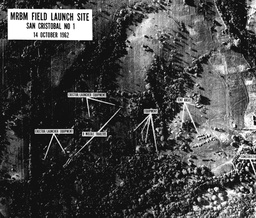
#> input picture u2cuba.jpg, 256 x 218 px, shrunk from 1250 x 1063 before the run; the run also reads 2 pictures not shown here
$ python int.py   (Python 2 division)
#> lines starting #> are read from the running program, lines starting #| are printed output that depends on the picture

# coding: utf-8

# In[23]:

import cv2
import numpy as np
import matplotlib.pyplot as ploty

im1 =  cv2.imread("u2cuba.jpg",0)
#> im1 is the input picture: shape (218, 256); min 0, max 255, mean 71.4
im2 =  cv2.imread("trailer.png",0)

paddedimage = np.zeros((im1.shape[0]+im2.shape[0]+1,im1.shape[1]+im2.shape[1]+1))


# In[2]:

def cross_correlation(img,template,res):
    for i in range(0,img.shape[0]-template.shape[0]+1):
        for j in range(0,img.shape[1]-template.shape[1]+1):
            im = np.array(img[i:i+template.shape[0],j:j+template.shape[1]],copy=True)
            if im.std() == 0:
                continue
            im = (im - im.mean())/im.std()
            final = np.sum(np.multiply(im,template))
            res[i][j] = final
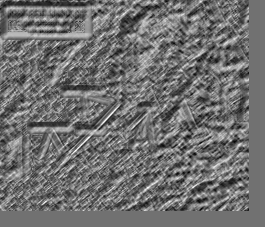
#> res: shape (227, 265) float64; min -1714, max 2126.9, mean -14.8; drawn with min black and max white


# In[24]:

cross_correlation(im1,im2,paddedimage)
# print paddedimage


# In[25]:

paddedimage = np.array(paddedimage)
index1,index2 = np.where(paddedimage == np.max(paddedimage))
#> index1 = [137]; index2 = [88]
print(index1,index2)
#| [137] [88]
for x,y in zip(index1,index2):
    print x,y


# In[20]:


# In[26]:

im22 =  cv2.imread("trailerSlightlyBigger.png",0)
paddedimage1 = np.zeros((im1.shape[0]+im22.shape[0]+1,im1.shape[1]+im22.shape[1]+1))

cross_correlation(im1,im22,paddedimage1)
paddedimage1 = np.array(paddedimage)
index11,index22 = np.where(paddedimage1 == np.max(paddedimage1))
#> index11 = [137]; index22 = [88]
print(index11,index22)
#| [137] [88]
for x,y in zip(index11,index22):
    print x,y


# In[24]:

def convolution(imgg,template):
    img = np.lib.pad(imgg,(template.shape[0]-1)/2, 'constant', constant_values=(0))
    resultant = np.zeros(imgg.shape)
    template = np.flipud(np.fliplr(template))
    for i in range(0,img.shape[0]-template.shape[0]+1):
        for j in range(0,img.shape[1]-template.shape[1]+1):
            im = np.array(img[i:i+template.shape[0],j:j+template.shape[1]],copy=True)
            final = np.sum(np.multiply(im,template))
            resultant[i][j] = final
    return resultant


# In[ ]:
box = np.array([1.0,1.0,1.0,1.0,1.0,1.0,1.0,1.0,1.0]).reshape((3,3))
test = convolution(im1,box)
box = box/9
ploty.imshow(np.array(test),cmap="gray")
# ploty.show()


Gy = np.array([-1.0,-2.0,-1.0,0.0,0.0,0.0,1.0,2.0,1.0]).reshape((3,3))
Gx = np.transpose(Gy)
Gy = Gy/8
Gx = Gx/8
mod = np.sqrt((np.absolute(Gx),np.absolute(Gx))+ (np.absolute(Gy),np.absolute(Gy)))
lap = np.array([-1.0,-1.0,-1.0,-1.0,8.0,-1.0,-1.0,-1.0,-1.0]).reshape((3,3))
lap = lap/16

img1 = cv2.imread("clown.tif",0)
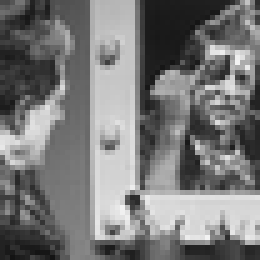
#> input picture clown.tif, 52 x 52 px, shrunk from 256 x 256 before the run (shown 5 times larger)
#> img1 is the input picture: shape (52, 52); min 19, max 244, mean 120.3
edge1 = convolution(img1,Gy)

ploty.subplot('242').imshow(np.array(edge1),cmap="gray")

edge2 =  convolution(img1,Gx)

ploty.subplot('243').imshow(np.array(edge2),cmap="gray")


tedge =np.add(np.absolute(edge1),np.absolute(edge2))
ploty.subplot('241').imshow(np.array(tedge),cmap="gray")


tedge1 =  convolution(img1,lap)
ploty.subplot('244').imshow(np.array(tedge1),cmap="gray")


from scipy import signal

grad = signal.convolve2d(im1, Gx, boundary='fill')
grad1 = signal.convolve2d(im1, Gy, boundary='fill')
grad2 = signal.convolve2d(im1, tedge, boundary='fill')
grad3 = signal.convolve2d(im1, lap, boundary='fill')

ploty.subplot('247').imshow(grad,cmap="gray")
ploty.subplot('246').imshow(grad1,cmap="gray")
ploty.subplot('245').imshow(grad2,cmap="gray")
ploty.subplot('248').imshow(grad3,cmap="gray")
ploty.show()


# In[6]:

import cv2
import numpy as np
import pandas as pd
import random
import time
import matplotlib.pyplot as ploty
from scipy.ndimage.filters import gaussian_filter

im1 =  cv2.imread("cat.bmp")
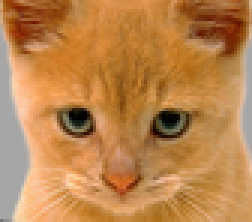
#> input picture cat.bmp, 84 x 74 px, shrunk from 410 x 361 before the run (shown 3 times larger)
#> im1 is the input picture: shape (74, 84, 3); mean B, G, R 77.1, 132.5, 188.3
im2 =  cv2.imread("dog.bmp")
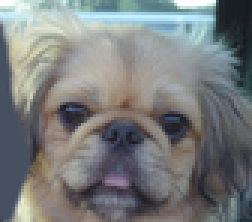
#> input picture dog.bmp, 84 x 74 px, shrunk from 410 x 361 before the run (shown 3 times larger)
#> im2 is the input picture: shape (74, 84, 3); mean B, G, R 124.9, 124.5, 121.2

blur1 = gaussian_filter(im2,10)
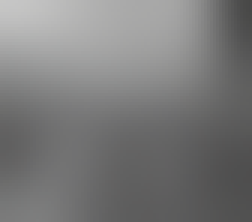
#> blur1: shape (74, 84, 3) (shown 3 times larger); mean B, G, R 122, 122.1, 122.1
blur2 = im1 - gaussian_filter(im1,5)
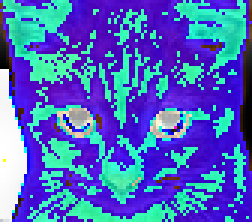
#> blur2: shape (74, 84, 3) (shown 3 times larger); mean B, G, R 192, 102, 75.5

res = blur1 + blur2
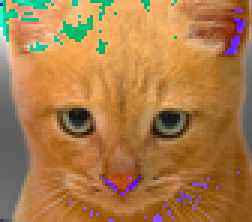
#> res: shape (74, 84, 3) (shown 3 times larger); mean B, G, R 71.9, 123.4, 171.5

ploty.imshow(res,cmap = "gray")
ploty.savefig("one")


# In[6]:

# In[ ]:
